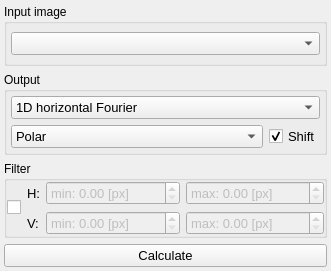
<?xml version="1.0" encoding="UTF-8"?>
<ui version="4.0">
 <class>nSpectralAnalysis</class>
 <widget class="QMainWindow" name="nSpectralAnalysis">
  <property name="geometry">
   <rect>
    <x>0</x>
    <y>0</y>
    <width>311</width>
    <height>271</height>
   </rect>
  </property>
  <property name="windowTitle">
   <string>MathOperation</string>
  </property>
  <property name="iconSize">
   <size>
    <width>20</width>
    <height>20</height>
   </size>
  </property>
  <property name="unifiedTitleAndToolBarOnMac">
   <bool>true</bool>
  </property>
  <widget class="QWidget" name="centralwidget">
   <layout class="QGridLayout" name="gridLayout_3">
    <property name="leftMargin">
     <number>4</number>
    </property>
    <property name="topMargin">
     <number>4</number>
    </property>
    <property name="rightMargin">
     <number>4</number>
    </property>
    <property name="bottomMargin">
     <number>4</number>
    </property>
    <item row="0" column="0">
     <widget class="QGroupBox" name="groupBox_4">
      <property name="title">
       <string>Input image</string>
      </property>
      <layout class="QGridLayout" name="gridLayout">
       <property name="leftMargin">
        <number>4</number>
       </property>
       <property name="topMargin">
        <number>4</number>
       </property>
       <property name="rightMargin">
        <number>4</number>
       </property>
       <property name="bottomMargin">
        <number>4</number>
       </property>
       <item row="0" column="0">
        <widget class="QComboBox" name="image">
         <property name="font">
          <font>
           <pointsize>10</pointsize>
          </font>
         </property>
         <property name="neutrinoImage" stdset="0">
          <bool>true</bool>
         </property>
        </widget>
       </item>
      </layout>
     </widget>
    </item>
    <item row="1" column="0">
     <widget class="QGroupBox" name="groupBox_3">
      <property name="title">
       <string>Output</string>
      </property>
      <layout class="QGridLayout" name="gridLayout_4" columnstretch="1,0">
       <property name="leftMargin">
        <number>4</number>
       </property>
       <property name="topMargin">
        <number>4</number>
       </property>
       <property name="rightMargin">
        <number>4</number>
       </property>
       <property name="bottomMargin">
        <number>4</number>
       </property>
       <item row="1" column="0">
        <widget class="QComboBox" name="output_format">
         <property name="font">
          <font>
           <pointsize>10</pointsize>
          </font>
         </property>
         <property name="neutrinoSave" stdset="0">
          <bool>true</bool>
         </property>
         <item>
          <property name="text">
           <string>Polar</string>
          </property>
         </item>
         <item>
          <property name="text">
           <string>Rectagular</string>
          </property>
         </item>
         <item>
          <property name="text">
           <string>Power spectrum</string>
          </property>
         </item>
         <item>
          <property name="text">
           <string>Log10 power spectrum</string>
          </property>
         </item>
        </widget>
       </item>
       <item row="0" column="0" colspan="2">
        <widget class="QComboBox" name="spectral_transform">
         <property name="font">
          <font>
           <pointsize>10</pointsize>
          </font>
         </property>
         <property name="neutrinoSave" stdset="0">
          <bool>true</bool>
         </property>
         <item>
          <property name="text">
           <string>1D horizontal Fourier</string>
          </property>
         </item>
         <item>
          <property name="text">
           <string>1D vertical Fourier</string>
          </property>
         </item>
         <item>
          <property name="text">
           <string>2D Fourier</string>
          </property>
         </item>
        </widget>
       </item>
       <item row="1" column="1">
        <widget class="QCheckBox" name="doshift_cb">
         <property name="font">
          <font>
           <pointsize>10</pointsize>
          </font>
         </property>
         <property name="text">
          <string>Shift</string>
         </property>
         <property name="checked">
          <bool>true</bool>
         </property>
         <property name="neutrinoSave" stdset="0">
          <bool>true</bool>
         </property>
        </widget>
       </item>
      </layout>
     </widget>
    </item>
    <item row="3" column="0">
     <widget class="QPushButton" name="calculate">
      <property name="font">
       <font>
        <pointsize>10</pointsize>
       </font>
      </property>
      <property name="text">
       <string>Calculate</string>
      </property>
     </widget>
    </item>
    <item row="2" column="0">
     <widget class="QGroupBox" name="groupBox_5">
      <property name="title">
       <string>Filter</string>
      </property>
      <layout class="QGridLayout" name="gridLayout_2" columnstretch="0,0,1,1">
       <property name="leftMargin">
        <number>0</number>
       </property>
       <property name="topMargin">
        <number>0</number>
       </property>
       <property name="rightMargin">
        <number>0</number>
       </property>
       <property name="bottomMargin">
        <number>0</number>
       </property>
       <item row="0" column="0" rowspan="2">
        <widget class="QCheckBox" name="useFilter">
         <property name="text">
          <string/>
         </property>
         <property name="neutrinoSave" stdset="0">
          <bool>false</bool>
         </property>
        </widget>
       </item>
       <item row="0" column="1">
        <widget class="QLabel" name="label_9">
         <property name="font">
          <font>
           <pointsize>10</pointsize>
          </font>
         </property>
         <property name="text">
          <string>H:</string>
         </property>
        </widget>
       </item>
       <item row="0" column="2">
        <widget class="QDoubleSpinBox" name="filterMinX">
         <property name="enabled">
          <bool>false</bool>
         </property>
         <property name="font">
          <font>
           <pointsize>10</pointsize>
          </font>
         </property>
         <property name="prefix">
          <string>min: </string>
         </property>
         <property name="suffix">
          <string> [px]</string>
         </property>
         <property name="maximum">
          <double>99999.990000000005239</double>
         </property>
         <property name="neutrinoSave" stdset="0">
          <bool>true</bool>
         </property>
        </widget>
       </item>
       <item row="0" column="3">
        <widget class="QDoubleSpinBox" name="filterMaxX">
         <property name="enabled">
          <bool>false</bool>
         </property>
         <property name="font">
          <font>
           <pointsize>10</pointsize>
          </font>
         </property>
         <property name="prefix">
          <string>max: </string>
         </property>
         <property name="suffix">
          <string> [px]</string>
         </property>
         <property name="maximum">
          <double>99999.990000000005239</double>
         </property>
         <property name="neutrinoSave" stdset="0">
          <bool>true</bool>
         </property>
        </widget>
       </item>
       <item row="1" column="1">
        <widget class="QLabel" name="label_10">
         <property name="font">
          <font>
           <pointsize>10</pointsize>
          </font>
         </property>
         <property name="text">
          <string>V:</string>
         </property>
        </widget>
       </item>
       <item row="1" column="2">
        <widget class="QDoubleSpinBox" name="filterMinY">
         <property name="enabled">
          <bool>false</bool>
         </property>
         <property name="font">
          <font>
           <pointsize>10</pointsize>
          </font>
         </property>
         <property name="prefix">
          <string>min: </string>
         </property>
         <property name="suffix">
          <string> [px]</string>
         </property>
         <property name="maximum">
          <double>99999.990000000005239</double>
         </property>
         <property name="neutrinoSave" stdset="0">
          <bool>true</bool>
         </property>
        </widget>
       </item>
       <item row="1" column="3">
        <widget class="QDoubleSpinBox" name="filterMaxY">
         <property name="enabled">
          <bool>false</bool>
         </property>
         <property name="font">
          <font>
           <pointsize>10</pointsize>
          </font>
         </property>
         <property name="prefix">
          <string>max: </string>
         </property>
         <property name="suffix">
          <string> [px]</string>
         </property>
         <property name="maximum">
          <double>99999.990000000005239</double>
         </property>
         <property name="neutrinoSave" stdset="0">
          <bool>true</bool>
         </property>
        </widget>
       </item>
      </layout>
     </widget>
    </item>
   </layout>
  </widget>
 </widget>
 <resources/>
 <connections>
  <connection>
   <sender>useFilter</sender>
   <signal>toggled(bool)</signal>
   <receiver>filterMaxX</receiver>
   <slot>setEnabled(bool)</slot>
   <hints>
    <hint type="sourcelabel">
     <x>18</x>
     <y>192</y>
    </hint>
    <hint type="destinationlabel">
     <x>240</x>
     <y>175</y>
    </hint>
   </hints>
  </connection>
  <connection>
   <sender>useFilter</sender>
   <signal>toggled(bool)</signal>
   <receiver>filterMaxY</receiver>
   <slot>setEnabled(bool)</slot>
   <hints>
    <hint type="sourcelabel">
     <x>18</x>
     <y>192</y>
    </hint>
    <hint type="destinationlabel">
     <x>240</x>
     <y>209</y>
    </hint>
   </hints>
  </connection>
  <connection>
   <sender>useFilter</sender>
   <signal>toggled(bool)</signal>
   <receiver>filterMinX</receiver>
   <slot>setEnabled(bool)</slot>
   <hints>
    <hint type="sourcelabel">
     <x>18</x>
     <y>192</y>
    </hint>
    <hint type="destinationlabel">
     <x>108</x>
     <y>175</y>
    </hint>
   </hints>
  </connection>
  <connection>
   <sender>useFilter</sender>
   <signal>toggled(bool)</signal>
   <receiver>filterMinY</receiver>
   <slot>setEnabled(bool)</slot>
   <hints>
    <hint type="sourcelabel">
     <x>18</x>
     <y>192</y>
    </hint>
    <hint type="destinationlabel">
     <x>108</x>
     <y>209</y>
    </hint>
   </hints>
  </connection>
 </connections>
</ui>
